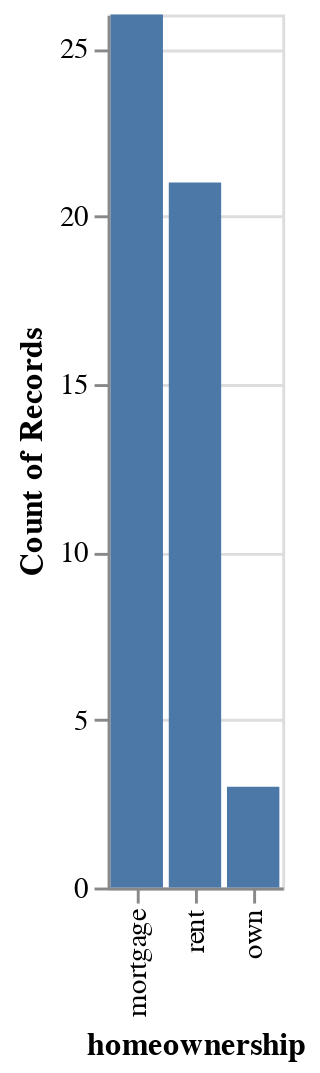

Source (notebook cell):
### Markdown cell above
### Sorted bar chart

### Code cell
alt.Chart(source).mark_bar().encode(
    x=alt.X('homeownership').sort('-y'), # sort
    y=alt.Y('homeownership', aggregate='count')
)

### Figure 1 — Vega-Lite specification as saved in the notebook (floating-point values rounded to 4 significant figures)
{"config": {"view": {"continuousWidth": 300, "continuousHeight": 300}}, "data": {"name": "data-b2c8afca0e0d20ad88220754b4a4f801"}, "mark": {"type": "bar"}, "encoding": {"x": {"field": "homeownership", "sort": "-y", "type": "nominal"}, "y": {"aggregate": "count", "field": "homeownership", "type": "nominal"}}, "$schema": "https://vega.github.io/schema/vega-lite/v5.6.1.json", "datasets": {"data-b2c8afca0e0d20ad88220754b4a4f801": [{"homeownership": "rent"}, {"homeownership": "rent"}, {"homeownership": "mortgage"}, {"homeownership": "rent"}, {"homeownership": "mortgage"}, {"homeownership": "mortgage"}, {"homeownership": "rent"}, {"homeownership": "mortgage"}, {"homeownership": "rent"}, {"homeownership": "mortgage"}, {"homeownership": "rent"}, {"homeownership": "mortgage"}, {"homeownership": "rent"}, {"homeownership": "mortgage"}, {"homeownership": "rent"}, {"homeownership": "mortgage"}, {"homeownership": "rent"}, {"homeownership": "rent"}, {"homeownership": "rent"}, {"homeownership": "mortgage"}, {"homeownership": "mortgage"}, {"homeownership": "mortgage"}, {"homeownership": "mortgage"}, {"homeownership": "rent"}, {"homeownership": "mortgage"}, {"homeownership": "rent"}, {"homeownership": "mortgage"}, {"homeownership": "own"}, {"homeownership": "mortgage"}, {"homeownership": "mortgage"}, {"homeownership": "rent"}, {"homeownership": "mortgage"}, {"homeownership": "mortgage"}, {"homeownership": "rent"}, {"homeownership": "rent"}, {"homeownership": "own"}, {"homeownership": "mortgage"}, {"homeownership": "rent"}, {"homeownership": "mortgage"}, {"homeownership": "rent"}, {"homeownership": "mortgage"}, {"homeownership": "rent"}, {"homeownership": "rent"}, {"homeownership": "mortgage"}, {"homeownership": "mortgage"}, {"homeownership": "mortgage"}, {"homeownership": "mortgage"}, {"homeownership": "rent"}, {"homeownership": "own"}, {"homeownership": "mortgage"}]}}
